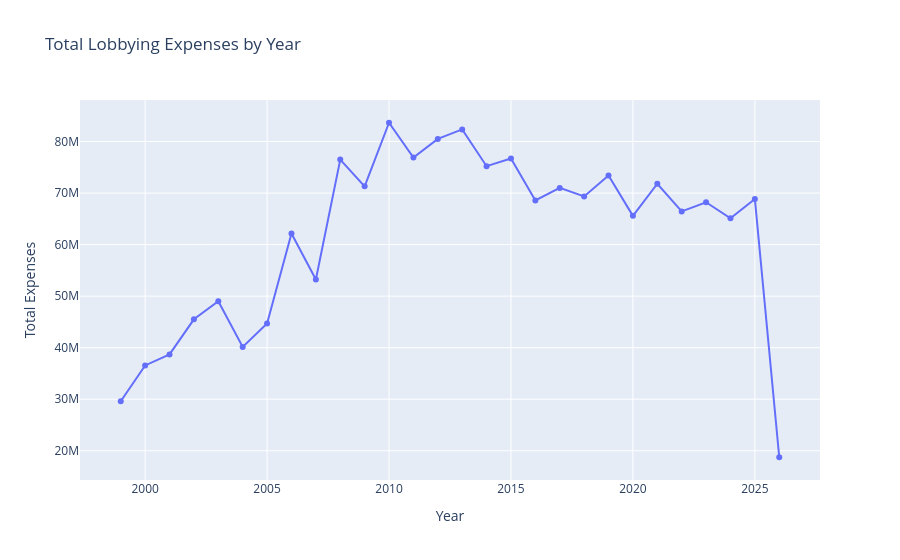
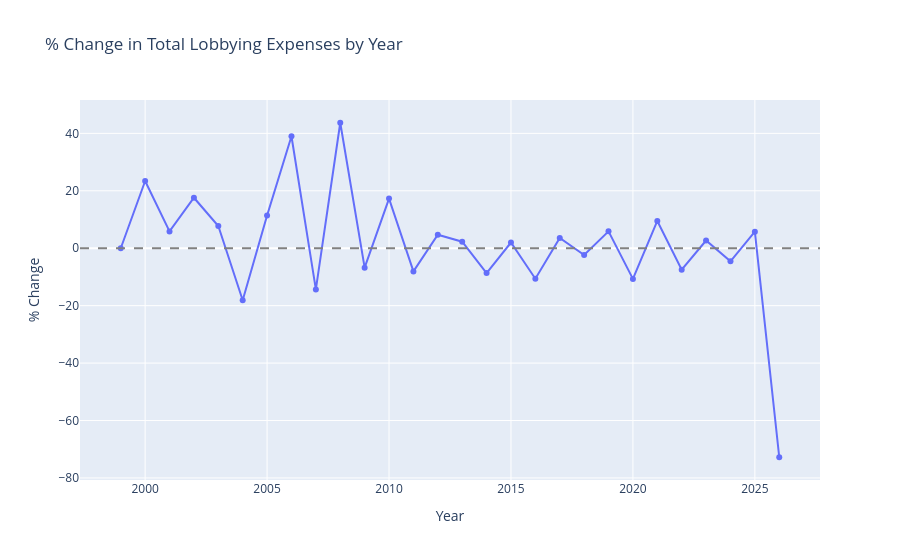

Notebook cell for these charts, in order:
### Code cell
# showing totals

df_total = df_deduped.groupby('filing_year')['expenses'].sum().reset_index()
df_total['pct_change'] = df_total['expenses'].pct_change() * 100
df_total['pct_change'] = df_total['pct_change'].fillna(0)

fig1 = px.line(df_total, x='filing_year', y='expenses', markers=True,
               title='Total Lobbying Expenses by Year',
               labels={'filing_year': 'Year', 'expenses': 'Total Expenses'})
fig1.update_layout(hoverlabel=dict(bgcolor='white', font_color='black', bordercolor='lightgrey'))
fig1.show()

fig2 = px.line(df_total, x='filing_year', y='pct_change', markers=True,
               title='% Change in Total Lobbying Expenses by Year',
               labels={'filing_year': 'Year', 'pct_change': '% Change'})
fig2.add_hline(y=0, line_dash='dash', line_color='grey')
fig2.update_layout(hoverlabel=dict(bgcolor='white', font_color='black', bordercolor='lightgrey'))


fig1.write_image('Viz/total_expenses_by_year.svg', scale=2)
fig2.write_image('Viz/pct_change_total_expenses.svg', scale=2)

fig2.show()

### Figure 1 — Plotly figure (JSON) as saved in the notebook; plotly's stock layout.template omitted (floating-point values rounded to 4 significant figures)
{"data": [{"hovertemplate": "Year=%{x}<br>Total Expenses=%{y}<extra></extra>", "legendgroup": "", "line": {"color": "#636efa", "dash": "solid"}, "marker": {"symbol": "circle"}, "mode": "lines+markers", "name": "", "orientation": "v", "showlegend": false, "type": "scatter", "x": [1999, 2000, 2001, 2002, 2003, 2004, 2005, 2006, 2007, 2008, 2009, 2010, 2011, 2012, 2013, 2014, 2015, 2016, 2017, 2018, 2019, 2020, 2021, 2022, 2023, 2024, 2025, 2026], "xaxis": "x", "y": [29620000.0, 36550000.0, 38700000.0, 45510000.0, 49020000.0, 40150000.0, 44710000.0, 62150000.0, 53230000.0, 76490000.0, 71320000.0, 83650000.0, 76900000.0, 80520000.0, 82350000.0, 75220000.0, 76710000.0, 68580000.0, 71010000.0, 69350000.0, 73420000.0, 65580000.0, 71810000.0, 66440000.0, 68220000.0, 65110000.0, 68860000.0, 18740000.0], "yaxis": "y"}], "layout": {"hoverlabel": {"bgcolor": "white", "bordercolor": "lightgrey", "font": {"color": "black"}}, "legend": {"tracegroupgap": 0}, "title": {"text": "Total Lobbying Expenses by Year"}, "xaxis": {"anchor": "y", "domain": [0, 1], "title": {"text": "Year"}}, "yaxis": {"anchor": "x", "domain": [0, 1], "title": {"text": "Total Expenses"}}}}

### Figure 2 — Plotly figure (JSON) as saved in the notebook; plotly's stock layout.template omitted (floating-point values rounded to 4 significant figures)
{"data": [{"hovertemplate": "Year=%{x}<br>% Change=%{y}<extra></extra>", "legendgroup": "", "line": {"color": "#636efa", "dash": "solid"}, "marker": {"symbol": "circle"}, "mode": "lines+markers", "name": "", "orientation": "v", "showlegend": false, "type": "scatter", "x": [1999, 2000, 2001, 2002, 2003, 2004, 2005, 2006, 2007, 2008, 2009, 2010, 2011, 2012, 2013, 2014, 2015, 2016, 2017, 2018, 2019, 2020, 2021, 2022, 2023, 2024, 2025, 2026], "xaxis": "x", "y": [0.0, 23.42, 5.868, 17.59, 7.72, -18.1, 11.37, 39.0, -14.34, 43.7, -6.769, 17.29, -8.063, 4.697, 2.284, -8.666, 1.99, -10.61, 3.549, -2.345, 5.872, -10.68, 9.499, -7.475, 2.679, -4.559, 5.766, -72.79], "yaxis": "y"}], "layout": {"hoverlabel": {"bgcolor": "white", "bordercolor": "lightgrey", "font": {"color": "black"}}, "legend": {"tracegroupgap": 0}, "shapes": [{"line": {"color": "grey", "dash": "dash"}, "type": "line", "x0": 0, "x1": 1, "xref": "x domain", "y0": 0, "y1": 0, "yref": "y"}], "title": {"text": "% Change in Total Lobbying Expenses by Year"}, "xaxis": {"anchor": "y", "domain": [0, 1], "title": {"text": "Year"}}, "yaxis": {"anchor": "x", "domain": [0, 1], "title": {"text": "% Change"}}}}
